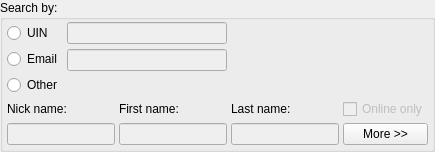
    <widget class="QGroupBox" name="uinBox" >
     <property name="sizePolicy" >
      <sizepolicy vsizetype="Preferred" hsizetype="Preferred" >
       <horstretch>0</horstretch>
       <verstretch>0</verstretch>
      </sizepolicy>
     </property>
     <property name="title" >
      <string>Search by:</string>
     </property>
     <property name="flat" >
      <bool>false</bool>
     </property>
     <layout class="QGridLayout" >
      <property name="leftMargin" >
       <number>4</number>
      </property>
      <property name="topMargin" >
       <number>2</number>
      </property>
      <property name="rightMargin" >
       <number>4</number>
      </property>
      <property name="bottomMargin" >
       <number>4</number>
      </property>
      <property name="spacing" >
       <number>4</number>
      </property>
      <item row="0" column="0" colspan="2" >
       <layout class="QHBoxLayout" >
        <property name="spacing" >
         <number>5</number>
        </property>
        <item>
         <layout class="QVBoxLayout" >
          <item>
           <widget class="QRadioButton" name="uinButton" >
            <property name="text" >
             <string>UIN</string>
            </property>
           </widget>
          </item>
          <item>
           <widget class="QRadioButton" name="emailButton" >
            <property name="text" >
             <string>Email</string>
            </property>
           </widget>
          </item>
         </layout>
        </item>
        <item>
         <layout class="QVBoxLayout" >
          <property name="spacing" >
           <number>5</number>
          </property>
          <item>
           <widget class="QLineEdit" name="uinEdit" >
            <property name="enabled" >
             <bool>false</bool>
            </property>
            <property name="maxLength" >
             <number>12</number>
            </property>
           </widget>
          </item>
          <item>
           <widget class="QLineEdit" name="emailEdit" >
            <property name="enabled" >
             <bool>false</bool>
            </property>
            <property name="maxLength" >
             <number>150</number>
            </property>
           </widget>
          </item>
         </layout>
        </item>
       </layout>
      </item>
      <item row="1" column="0" >
       <widget class="QRadioButton" name="otherButton" >
        <property name="text" >
         <string>Other</string>
        </property>
       </widget>
      </item>
      <item rowspan="2" row="2" column="0" >
       <layout class="QVBoxLayout" >
        <item>
         <widget class="QLabel" name="nickLabel" >
          <property name="text" >
           <string>Nick name:</string>
          </property>
         </widget>
        </item>
        <item>
         <widget class="QLineEdit" name="nickEdit" >
          <property name="enabled" >
           <bool>false</bool>
          </property>
          <property name="maxLength" >
           <number>80</number>
          </property>
         </widget>
        </item>
       </layout>
      </item>
      <item rowspan="2" row="2" column="1" >
       <layout class="QVBoxLayout" >
        <item>
         <widget class="QLabel" name="firstLabel" >
          <property name="text" >
           <string>First name:</string>
          </property>
         </widget>
        </item>
        <item>
         <widget class="QLineEdit" name="firstEdit" >
          <property name="enabled" >
           <bool>false</bool>
          </property>
          <property name="maxLength" >
           <number>50</number>
          </property>
         </widget>
        </item>
       </layout>
      </item>
      <item rowspan="2" row="2" column="2" >
       <layout class="QVBoxLayout" >
        <item>
         <widget class="QLabel" name="lastLabel" >
          <property name="text" >
           <string>Last name:</string>
          </property>
         </widget>
        </item>
        <item>
         <widget class="QLineEdit" name="lastEdit" >
          <property name="enabled" >
           <bool>false</bool>
          </property>
          <property name="maxLength" >
           <number>50</number>
          </property>
         </widget>
        </item>
       </layout>
      </item>
      <item row="2" column="3" >
       <widget class="QCheckBox" name="onlineOnlyBox" >
        <property name="enabled" >
         <bool>false</bool>
        </property>
        <property name="text" >
         <string>Online only</string>
        </property>
       </widget>
      </item>
      <item row="3" column="3" >
       <widget class="QPushButton" name="moreButton" >
        <property name="text" >
         <string>More >></string>
        </property>
        <property name="checkable" >
         <bool>true</bool>
        </property>
        <property name="autoRepeat" >
         <bool>false</bool>
        </property>
        <property name="autoExclusive" >
         <bool>false</bool>
        </property>
       </widget>
      </item>
     </layout>
    </widget>
